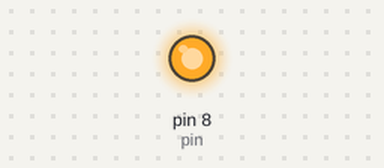
Simulated run of this sketch. Board: Arduino Uno, built with avr-gcc and run on an emulated ATmega328P. On the bench: output pins drawn as LEDs (lit = HIGH).

Above: at 2.5 s.
At 15.0 s:
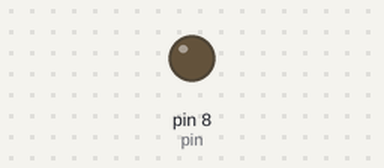
Timing chart, 0 to 32.5 s (numbered marks = the images above):
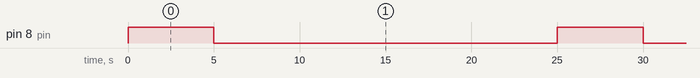

The sketch:

manual_pin_airpuff.ino
```cpp
static byte pin = 8;

void setup() {
  // put your setup code here, to run once:
pinMode(pin, OUTPUT);


}

 void loop() {
   digitalWrite(pin, HIGH);
   delay(5000);
   digitalWrite(pin, LOW);
   delay(20000);
   }
```

Measured:
- by itself, pin 8 (pin): alternates HIGH for 5.0 s and LOW for 20.0 s
